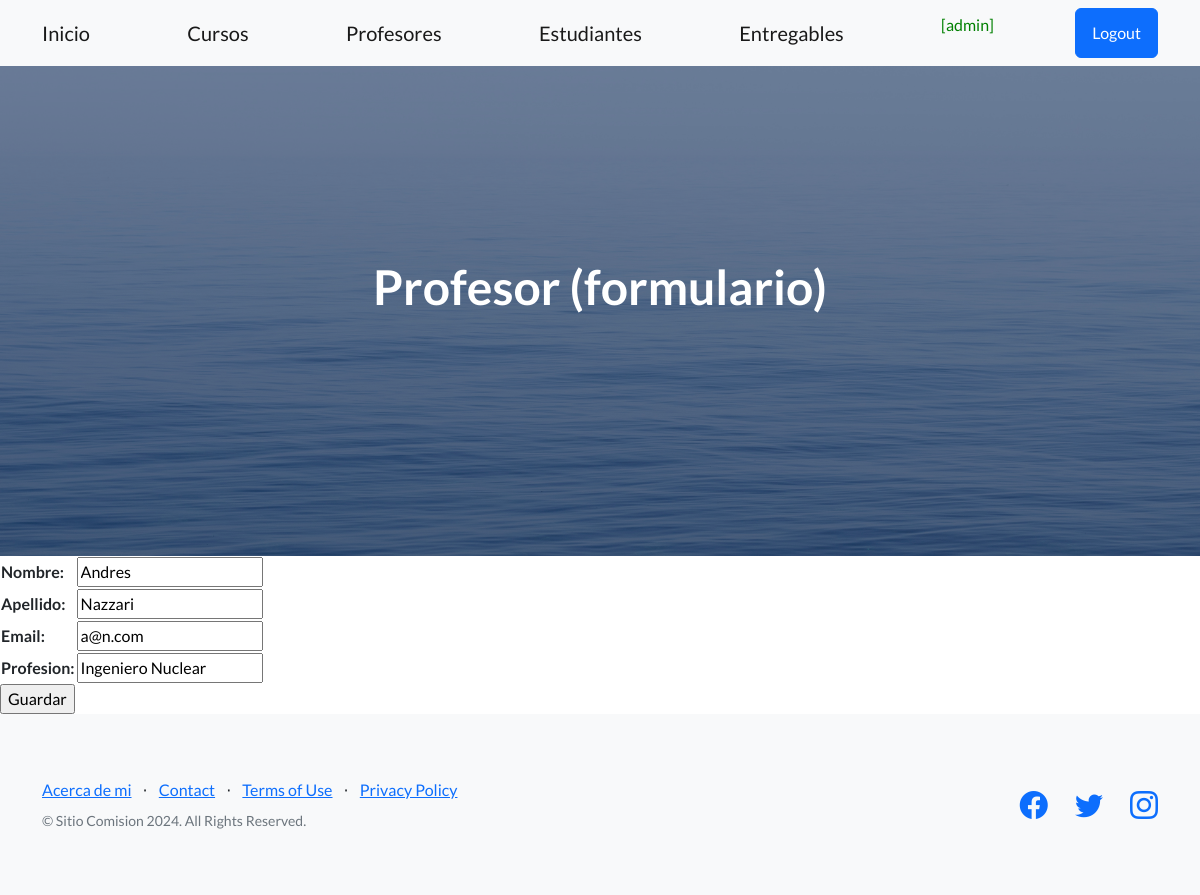
Page /prof_update/1/ (signed in) on the committed database.
### aplicacion/models.py (models this page shows, shortened)
class Profesor(models.Model):
    nombre = models.CharField(max_length=60)
    apellido = models.CharField(max_length=60)
    email = models.EmailField()
    profesion = models.CharField(max_length=50)
    class Meta:
        verbose_name = "Profesor"
        verbose_name_plural = "Profesores"
        ordering = ["nombre", "apellido"]

### aplicacion/views.py (the view)
# urls.py: path('prof_update/<id_profesor>/', profesorUpdate, name="prof_update"),
@login_required
def profesorUpdate(request, id_profesor):
    profesor = Profesor.objects.get(id=id_profesor)
    if request.method == "POST":
        miForm = ProfesorForm(request.POST)
        if miForm.is_valid():
            profesor.nombre = miForm.cleaned_data.get("nombre")
            profesor.apellido = miForm.cleaned_data.get("apellido")
            profesor.email = miForm.cleaned_data.get("email")
            profesor.profesion = miForm.cleaned_data.get("profesion")
            profesor.save()
            return redirect(reverse_lazy('profesores'))
    else:
        miForm = ProfesorForm(initial={'nombre': profesor.nombre,
                                       'apellido': profesor.apellido,
                                       'email': profesor.email,
                                       'profesion': profesor.profesion,
                                       })
    return render(request, "aplicacion/profesorForm.html", {"form": miForm} )

### aplicacion/forms.py
class ProfesorForm(forms.Form):
    nombre = forms.CharField(max_length=60, required=True)
    apellido = forms.CharField(max_length=60, required=True)
    email = forms.EmailField()
    profesion = forms.CharField(max_length=50, required=True)

### aplicacion/templates/aplicacion/profesorForm.html (shortened to what this page needs)
{% extends "aplicacion/index.html" %}
{% block titulo %}
<h1 class="mb-5">Profesor (formulario)</h1>
{% endblock titulo %}
{% block contenido %}
<form action="" method="post">
    <table>
        {{ form.as_table }}
    </table>
    <input type="submit" value="Guardar">
</form>
{% endblock contenido %}

### aplicacion/templates/aplicacion/index.html (shortened to what this page needs)
<!DOCTYPE html>
<html lang="en">
    <head>
        {% load static %}
        <link href="https://cdn.jsdelivr.net/npm/bootstrap-icons@1.5.0/font/bootstrap-icons.css" rel="stylesheet" type="text/css" />
        <link href="{% static  'css/styles.css' %}" rel="stylesheet" />
        <link rel="stylesheet" href="https://cdnjs.cloudflare.com/ajax/libs/font-awesome/6.4.0/css/all.min.css">
    </head>
    <body>
        <nav class="navbar navbar-light bg-light static-top">
            <div class="container">
                <a class="navbar-brand" href="{% url 'home' %}">Inicio</a>
                {% if  user.is_authenticated %}
                    <a class="navbar-brand" href="{% url 'cursos' %}">Cursos</a>
                    <a class="navbar-brand" href="{% url 'profesores' %}">Profesores</a>
                    <a class="navbar-brand" href="{% url 'estudiantes' %}">Estudiantes</a>
                    <a class="navbar-brand" href="{% url 'entregables' %}">Entregables</a>
                    <p style="color:green">[{{user.username}}]</p>
                    <a class="btn btn-primary" href="{% url 'logout' %}">Logout</a>
                {% else %}
                    <a class="btn btn-primary" href="{% url 'login' %}">Login</a>
                    <a class="btn btn-success" href="{% url 'registrar' %}">Registrarse</a>
                {% endif %}
            </div>
        </nav>
        <header class="masthead">
            <div class="container position-relative">
                <div class="row justify-content-center">
                    <div class="col-xl-6">
                        <div class="text-center text-white">
                            {% block titulo %}{% endblock titulo %}
                        </div>
                    </div>
                </div>
            </div>
        </header>
        {% block contenido %}
        {% endblock contenido %}
        <footer class="footer bg-light">
            <div class="container">
                <div class="row">
                    <div class="col-lg-6 h-100 text-center text-lg-start my-auto">
                        <ul class="list-inline mb-2">
                            <li class="list-inline-item"><a href="{% url 'acerca_de_mi' %}">Acerca de mi</a></li>
                            <li class="list-inline-item">⋅</li>
                            <li class="list-inline-item"><a href="#!">Contact</a></li>
                            <li class="list-inline-item">⋅</li>
                            <li class="list-inline-item"><a href="#!">Terms of Use</a></li>
                            <li class="list-inline-item">⋅</li>
                            <li class="list-inline-item"><a href="#!">Privacy Policy</a></li>
                        </ul>
                        <p class="text-muted small mb-4 mb-lg-0">&copy; Sitio Comision 2024. All Rights Reserved.</p>
                    </div>
                    <div class="col-lg-6 h-100 text-center text-lg-end my-auto">
                        <ul class="list-inline mb-0">
                            <li class="list-inline-item me-4">
                                <a href="#!"><i class="bi-facebook fs-3"></i></a>
                            </li>
                            <li class="list-inline-item me-4">
                                <a href="#!"><i class="bi-twitter fs-3"></i></a>
                            </li>
                            <li class="list-inline-item">
                                <a href="#!"><i class="bi-instagram fs-3"></i></a>
                            </li>
                        </ul>
                    </div>
                </div>
            </div>
        </footer>
    </body>
</html>

### rows in the picture
Profesor: nombre "Andres", apellido "Nazzari", email "a@n.com", profesion "Ingeniero Nuclear"

### other values in the picture
{{ user.username }} "admin"
